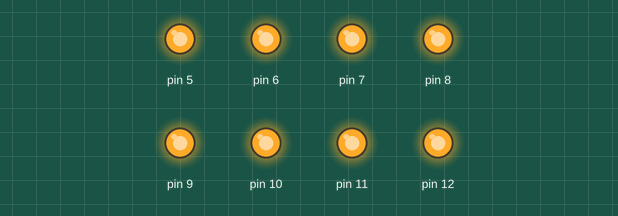
A sketch run on a simulated Arduino Uno, built with avr-gcc and run on an emulated ATmega328P. On the bench: output pins drawn as LEDs (lit = HIGH).

Above: at 0.15 s.
At 2.25 s:
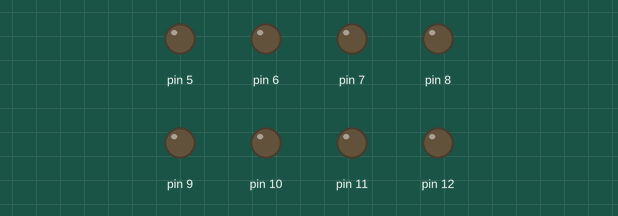
Timing chart, 0 to 3.0 s (numbered marks = the images above):
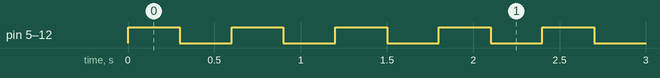

Measured:
- by itself, pin 5–12: alternates HIGH for 0.30 s and LOW for 0.30 s

The sketch:

repte_1.ino
```cpp
/**********************************************************************************
**                                                                               **
**                     Repte 1. Array de 8 LEDs                                  **
**                                                                               **
** GORKA FERNÁNDEZ RAMOS                                       11/03/2017        **
**********************************************************************************/

//******************************* INCLUDES ****************************************

//******************************* VARIABLES ***************************************
int LED5 = 5;
int LED6 = 6;
int LED7 = 7;
int LED8 = 8;
int LED9 = 9;
int LED10 = 10;
int LED11 = 11;
int LED12 = 12;
//******************************** SETUP ******************************************
void setup()
{
  pinMode(12, OUTPUT);
  pinMode(11, OUTPUT);
  pinMode(10, OUTPUT);
  pinMode(9, OUTPUT);
  pinMode(8, OUTPUT);
  pinMode(7, OUTPUT);
  pinMode(6, OUTPUT);
  pinMode(5, OUTPUT);
}

//********************************* LOOP ******************************************
void loop()
{
  digitalWrite(5, HIGH);
  digitalWrite(6, HIGH);
  digitalWrite(7, HIGH);
  digitalWrite(8, HIGH);
  digitalWrite(9, HIGH);
  digitalWrite(10, HIGH);
  digitalWrite(11, HIGH);
  digitalWrite(12, HIGH);
  delay(300);
  digitalWrite(11, LOW);
  digitalWrite(12, LOW);
  digitalWrite(10, LOW);
  digitalWrite(9, LOW);
  digitalWrite(8, LOW);
  digitalWrite(7, LOW);
  digitalWrite(6, LOW);
  digitalWrite(5, LOW);
  delay(300);
}

//******************************* FUNCIONS ****************************************
```
